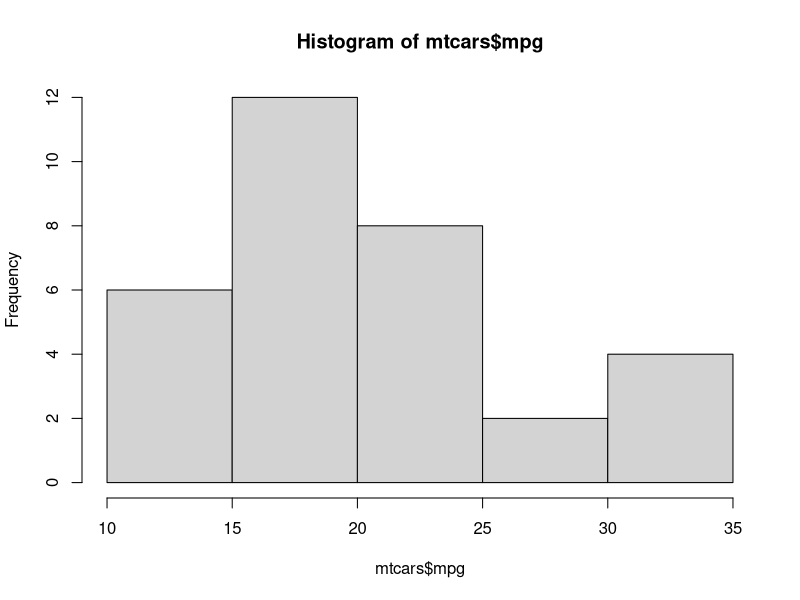
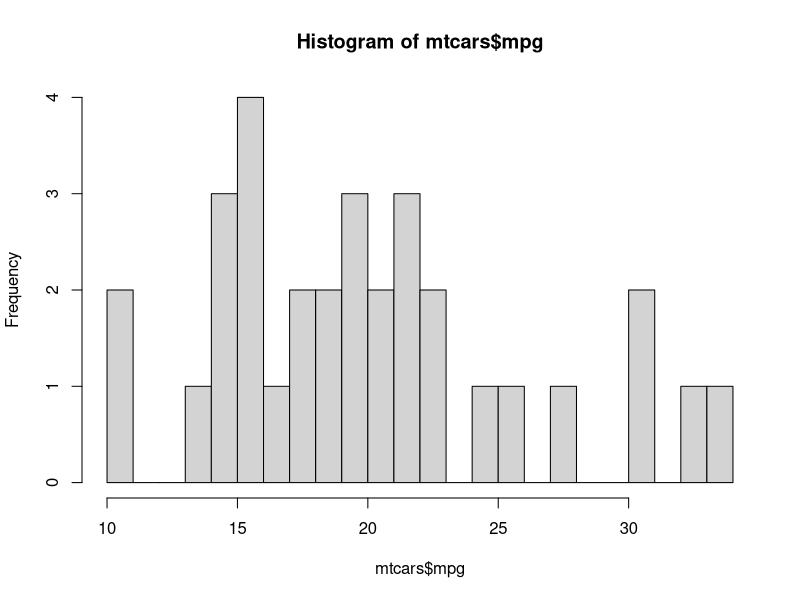
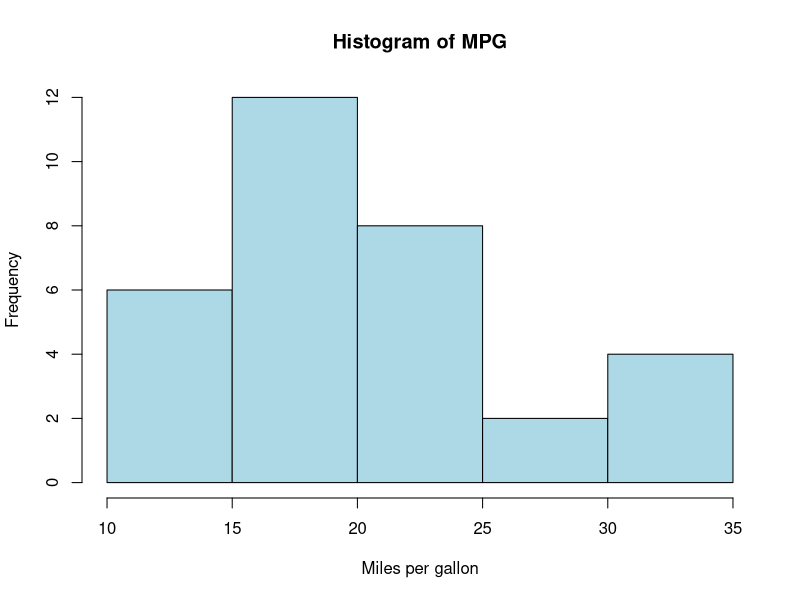
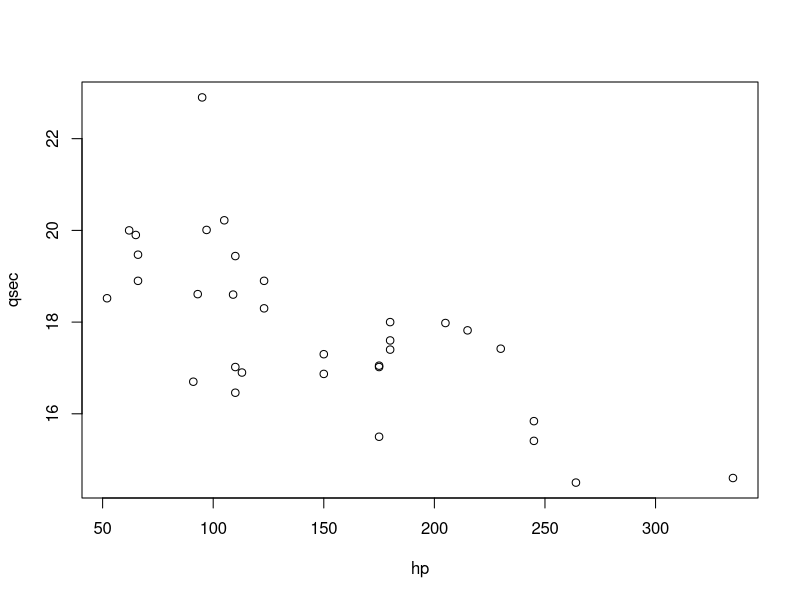
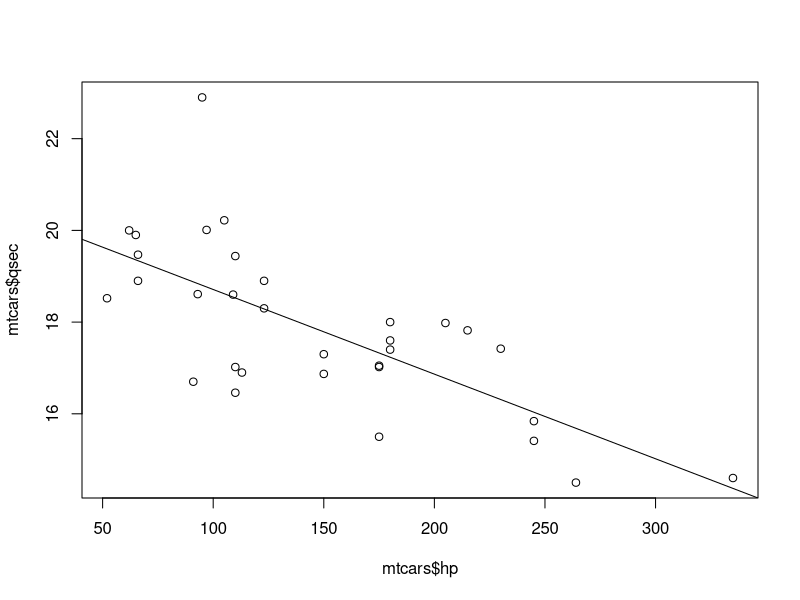
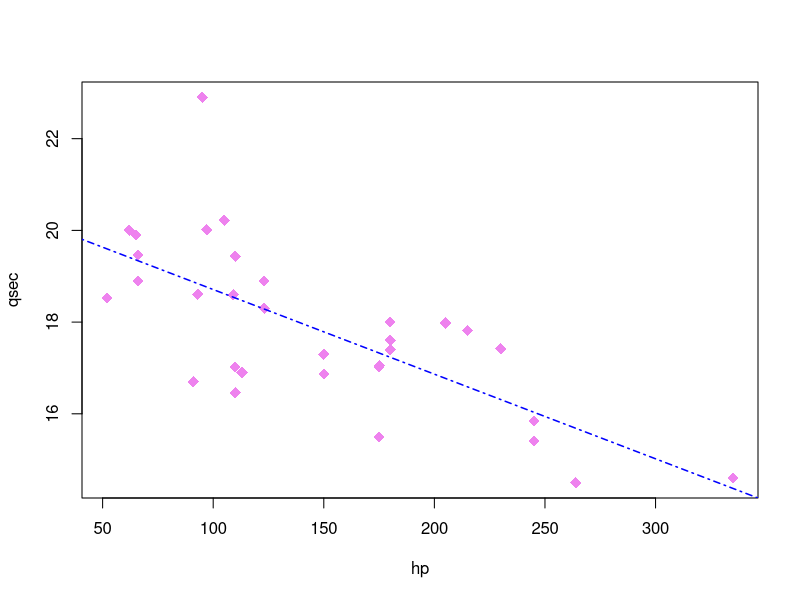
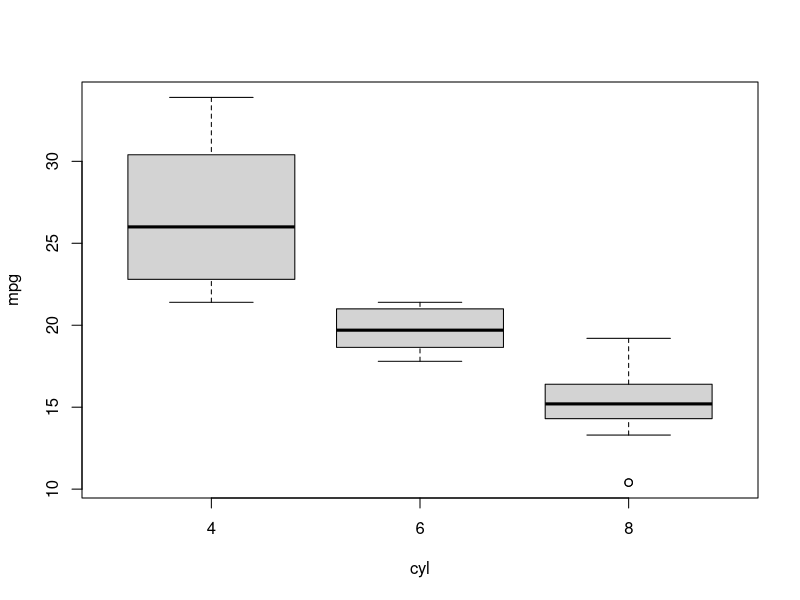

Generate these figures, in order, with R: (Note: this script raises an error after producing the figures.)
## INTRO TO R (II) WORKSHOP
## Center for Research Data and Digital Scholarship
## University of Colorado, Boulder

## N. Chardon (nathalie.chardon@colorado.edu)
## 9 Nov 2017

## Aims: 
## 2. Practice making figures with base package
## 3. Practice making figures with lattice package
## 4. Practice making figures with ggplot2 package
## 5. Save figures in different formats


## Using this script:
## 1. The symbol '#' denotes comments. 
##    If in the same line as a command, these comments describe what the command executes.
## 2. All sections labeled 'PRACTICE' are meant to be completed on your own. 
## 3. The corresponding voiceover to this script is available on OSF: https://osf.io/6jb9t/
## 4. The scripts for this short course series are available on OSF: https://osf.io/nb9v7/


## Disclaimer: This script was written by Nathalie Chardon and reflects her coding style. 
## The University of Colorado, Boulder takes no responsibility for the content.




# # # # # # # # # # # # # # # # # # # # # # # # # # # # # # # # # # # # # # # # # # # # # # # # # # 

# # GETTING STARTED # # 

# # # # # # # # # # # # # # # # # # # # # # # # # # # # # # # # # # # # # # # # # # # # # # # # # # 


# # R REVIEW # # -----------------------------------------------------------------------------------

# Executing commands (i.e. telling R what you want it to do):

# 1. '>' is the prompt (i.e. "Hi I'm R, what do you want me to do now?")

# 2. Type code (i.e. "Hi I'm your new user, this is what I want you to do.") in Console or R Script

# 3. Hit 'enter' in Console or 'run' in Script


# # INSTALL & LOAD PACKAGES # # --------------------------------------------------------------------

# lattice package

install.packages('lattice') #only run this once to store package to hard drive

library(lattice)


# ggplot2 package

install.packages('ggplot2') #only run this once to store package to hard drive

library(ggplot2)


# # DATA # # ---------------------------------------------------------------------------------------

head(mtcars) #look at the first 6 rows of the Motor Trend Car Road Tests data frame

?mtcars #look at documentation for this data




# # # # # # # # # # # # # # # # # # # # # # # # # # # # # # # # # # # # # # # # # # # # # # # # # # 

# # 1. BASE # # 

# # # # # # # # # # # # # # # # # # # # # # # # # # # # # # # # # # # # # # # # # # # # # # # # # # 


# # DISTRIBUTION OF DATA: HISTOGRAMS # # ------------------------------------------------------------

hist(mtcars$mpg) #create histogram

hist(mtcars$mpg, breaks=20) #define splits with 'breaks = '


# Create histograms of horsepower (hp) and 1/4 mile time (qsec) with different splits
#
#


# Plot aesthetics

hist(mtcars$mpg, 
     
     main = 'Histogram of MPG', #title (note the quotation marks)
     
     xlab = 'Miles per gallon', #x axis label
     
     col = 'lightblue') #color fill

# NOTE: These aesthetics commands are the same in other plot types. 
# Each subsequent command MUST follow a comma. 


# Change the plot aesthetics of your horsepower or 1/4 mile time histograms
#
#


# # DATA RELATIONSHIPS: SCATTERPLOTS # # -----------------------------------------------------------

plot(qsec ~ hp, data = mtcars) #dependent variable ~ independent variable, data = your DF

# NOTE: The above is analogous to this:

plot(mtcars$qsec ~ mtcars$hp)


# Adding regression line to plot

lin_mod <- lm(qsec ~ hp, data = mtcars) #linear model for relationship that looks promising

summary(lin_mod) #check model output for significance, r-squared, equation of line (y = mx + b)

abline(lin_mod) #adds regression line to CURRENT plot (usually only sensible if p-value < 0.05)


# Aesthetics: plot point color, symbol, and size

plot(qsec ~ hp, data = mtcars, 
     
     col = 'violet', #changes color, default = 'black'
     
     pch = 18, #changes symbol, default = 1
     
     cex = 1.5) #changes point size, default = 1


# Aesthetics: regression line color, type, and width

abline(lin_mod, #adds regression line to current plot
       
       col = 'blue', #changes color, default = 'black'
       
       lty = 4, #changes line type, default = 1
       
       lwd = 1.5) #changes line width, default = 1


# Create a scatterplot with 2 numeric continuous variables in mtcars that likely have a relationship
#
#


# Add title, x- and y-axis labels, and change the color, symbol, and size of your points
#
#

# Add a regression line to your plot
# HINT: Need to create a new linear model object to reflect your plotted relationship
#
#


# # DATA RELATIONSHIPS: BOXPLOTS # # ---------------------------------------------------------------

# Boxplots: better with discrete or categorical measurements in independent variables

boxplot(mpg ~ cyl, data = mtcars)


# # SETTING DEFAULT GRAPHICAL PARAMTERS # # --------------------------------------------------------

# NOTE: These settings can also be specified within a plotting function to affect only that plot.

# Aesthetics

par(cex = 2, #changes size of plotting text and symbols
    
    cex.axis = 1.3, #changes axis text size
    
    cex.lab = 1.4, #changes label text size
    
    cex.main = 1.5, #changes text title size
    
    col = 'grey', #changes axes color
    
    col.axis = 'grey', #changes axes text colors
    
    col.lab = 'grey', #changes x and y label colors
    
    col.main = 'darkblue', #changes title color
    
    bg = 'black') #changes background color

# NOTE: The default axis and label size in R is too small for publication figures.


# Run your last scatterplot (plot()) and notice how it has changed according to the par settings
#
#


# Return to default graphical parameters

dev.off() #turns off device and clears plots


# Multi-panel plots

par(mfrow = c(2, 2), #rows, columns for your panels
    
    mar = c(4.5, 5, 2, 0.5)) #defines width for lower, left, upper, and right margins

# NOTE: Multi-panel plot with default margin settings will have too much white space. 

# Re-run 4 of your plots above and notice how they'll create a panel
#
#


dev.off() #return plotting parameters to default again




# # PRACTICE 1 # # ---------------------------------------------------------------------------------

# Set the default parameters to create a 2 row panel plot.
# HINT: This plot will have the rows, columns = 2,1.
#
#

# Create a scatterplot and boxplot for two different data relationships
#
#

# Add titles and axes labels, and use the aesthetic commands above to change other plot aspects.
# Go to <http://www.statmethods.net/advgraphs/parameters.html> for list of all par options
#
#

# TIP 1: Modify and use the function mtext() to add labels to your panels

mtext('A', 3, adj = 0, cex = 1.5) #run ?mtext for further arguments to this function

mtext('B', 3, adj = 0, cex = 1.5)


# TIP 2: Plotting multiple boxplots for the same variable

boxplot(mpg ~ cyl, data = mtcars[which(mtcars$am == 0),], #data subsetted by transmission type
        
        main = 'Effect of cylinder number and transmission type on MGP', #title
        
        xlab = 'Number of cylinders', #x-axis label
        
        ylab = 'Miles per gallon', #y-axis label 
        
        ylim = range(mtcars$mpg), #set y-axis limits with range of data for adequate plotting space
        
        boxwex = 0.1) #set box width

boxplot(mpg ~ cyl, data = mtcars[which(mtcars$am == 1),], #data subsetted by transmission type
        
        add = T, #adds to current boxplot
        
        col = 'grey', #specify different color for new gear number
        
        boxwex = .1, #same box width as above
        
        at = c(1.2, 2.2, 3.2), #draw boxes at specified 1:n
        
        axes = F) #don't draw new axes


# TIP 3: Adding legends

legend('topright', #location of legend
       
       legend = c('Automatic Transmission', 'Manual Transmission'), #legend text
       
       pch = c(0, 15), #symbols to match text above
       
       col = c('black', 'grey')) #colors to match symbols and text above

# NOTE: The order of legend text, symbol, and color must match!


# # PLOT ACTIONS # # -------------------------------------------------------------------------------

# Run (i.e. create) one of your plots


# Zoom plot to separate window


# Export plot manually 


# Export plot with commands

setwd('~/Desktop/') #Mac: set working directory to Desktop folder

setwd('c:/Users/.../Desktop/') #Windows: replace ... with your username


pdf('mpgVcyl.pdf') #function AND file extension indicates in what format to save plot in

boxplot(mpg ~ cyl, data = mtcars) #create plot

dev.off() #indicates that you are done plotting


# Other formats: replace 'pdf' line of code above with one of the following...

png('fig1.png') #saves plot as PNG

jpeg('fig1.jpeg') #saves plot as JPEG

postscript('fig1.eps') #saves plot as EPS

# NOTE: PDF and EPS are vectorized, whereas PNG and JPEG are rasterized. 
# Vectorized images: created out of many paths, so quality is higher
# Raster images: created out of pixels, so quality is lower


# Save one of your plots with commands
#
#



# # # # # # # # # # # # # # # # # # # # # # # # # # # # # # # # # # # # # # # # # # # # # # # # # # 

# # PRACTICE 3: LATTICE # # 

# # # # # # # # # # # # # # # # # # # # # # # # # # # # # # # # # # # # # # # # # # # # # # # # # # 


# # ONE VARIABLE PLOTS # # -------------------------------------------------------------------------

densityplot(~ mpg, data = mtcars) #displays density of data points


# # TWO VARIABLE PLOTS # # -------------------------------------------------------------------------

dotplot(rownames(mtcars) ~ mpg, data = mtcars) #dotplot to visualize all observations

# NOTE: Need to give your data rows names for the above to work, but can use any y variable here.


# # THREE+ VARIABLE PLOTS # # ----------------------------------------------------------------------

# All relationships 

splom(mtcars) #scatterplot matrix


# I. Trellis graphs: display relationships between variables conditioned on one or more variables

xyplot(mpg ~ cyl | am, data = mtcars) #plots relationship x ~ y | based on another variable

# Plot effect of transmission type on MPG, split by number of cylinders
#
#


# II. Trellis graphs

xyplot(mpg ~ cyl | am, groups = carb, data = mtcars) #additionally split with groups =

# Plot effect of cylinder on MPG, split by carburetor and with transmission in different colors
#
#


# # PLOT AESTHETICS # # ----------------------------------------------------------------------------

# Modified with update()

trell_plot <- xyplot(mpg ~ cyl | am, groups = carb, data = mtcars) #create plot object


# Run the following and notice how your plot changes

update(trell_plot, 
       
       main = 'Effect of cylinder and carburetors on MPG by transmission type', #add title
       
       ylab = 'Cylinders', xlab = 'Miles per Gallon',
       
       auto.key = T) #add legend


update(trell_plot, 
       
       auto.key = list(space = 'right')) #add legend right of plot


update(trell_plot, 
       
       auto.key = list(title = 'Carburetors', #add legend title
                       
                       cex = 0.5)) #change legend size


# Choose any one of your lattice plots and:
# 1. Add a title, x and y axes labels, and a legend;
# 2. Then save it as a PDF or JPEG
#
#
#



# # # # # # # # # # # # # # # # # # # # # # # # # # # # # # # # # # # # # # # # # # # # # # # # # # 

# # GGPLOT2 # # 

# # # # # # # # # # # # # # # # # # # # # # # # # # # # # # # # # # # # # # # # # # # # # # # # # # 


# # Grammar of Graphics: build graphs from a few necessary components # # --------------------------

# 1. data set (data)

# 2. aesthetics that represent data (aes)

# 3. visual marks to represent data points (geoms)

# (4. coordinate system)

# NOTE: ggplot() does not have defaults, so everything must be specified somewhere.


# 1. Create a plot with DATA and 2. AES

ggplot(data = mtcars, aes(x = hp, y = mpg)) #creates plotting space with variables

# What do you notice about this plot?
#
#


# 3. Add GEOM layer

ggplot(data = mtcars, aes(x = hp, y = mpg)) + #plus symbol at end of line for new layer below
  
  geom_point() #plot data as points (see ggplot2 Cheat Sheet at bottom of script for others)


# Create a ggplot to illustrate one of your relationships of interest 
#
#


# # PLOT AESTHETICS: DATA POINTS # # ---------------------------------------------------------------

# For efficiency, create an object that is your foundational plotting space

myplot <- ggplot(data = mtcars, aes(x = hp, y = mpg))


# Color of data points

myplot +
  
  geom_point(color = 'blue', #adds color to points
             
             size = 4) #increases size of points

# NOTE: If we had created our plot object with geom_point, geom_point could not be modified.


# Conditioning on a third variable

myplot +
  
  geom_point( aes(color = cyl) ) #color by another variable with aes()


# Enlarge the points of myplot and condition the data points on cylinder by color to make myplot2
# HINT: all arguments go inside geom_point()
#
#




# # PLOT AESTHETICS: LABELS # # --------------------------------------------------------------------

myplot2 +
  
  ggtitle('Effect of horsepower on MPG by cylinder') +
  
  xlab('Horsepower') + 
  
  ylab('Miles per Gallon')


# OR indicate all labels at once: 

myplot2 +
  
  labs(title = 'Effect of horsepower on MPG by cylinder', #title
       
       x = 'Horsepower', y = 'Miles per Gallon') #x and y axes labels


# Create an object myplot3 with the above plot
#
#


# # PLOT AESTHETICS: LEGEND # # --------------------------------------------------------------------

# Remove legend

myplot3 +
  
  theme(legend.position = 'none') #no legends


# Edit legend

myplot3 +
  
  theme(legend.position = 'left') + #can be 'bottom', 'top', 'left' or 'right'
  
  labs(color = 'Cylinder') #change legend title


# # PRACTICE 2 # # ---------------------------------------------------------------------------------

# Transparency to avoid overplotting

myplot + #return to myplot, which does not yet have geom_point
  
  geom_point(alpha = 0.5) #adds transparency to points


# Conditioning on a third variable

myplot +
  
  geom_point( aes(size = cyl) ) #size of points by another variable


# Change legend colors to discrete: need to change variable to factor (numeric gives gradient)

ggplot(data = mtcars, aes(x = hp, y = mpg, 
                          
                          group = factor(cyl), #change variable to factor
                          
                          colour = factor(cyl))) + #specify color with grouping variable used above
  
  geom_point() #no need to specify anything here


# # PLOT THEMES # # --------------------------------------------------------------------------------

# Default themes

myplot3 +
  
  theme_classic()

myplot3 +
  
  theme_bw()


# Customize your own theme

mytheme <- theme(axis.text.x = element_text(colour = 'black', size = 25), #x axis text size
                 
                 axis.text.y = element_text(colour = 'black', size = 25), #y axis text size
                 
                 axis.title.x = element_text(size = 28), #x axis label size
                 
                 axis.title.y = element_text(size = 28), #x axis label size
                 
                 plot.title = element_text(size = 30, #title size
                                           
                                           hjust = 0.5)) #align title to center

myplot3 + mytheme #plot now has specified theme


# Create an object myplot4 with myplot3 and this new theme
#
#


# # PRACTICE 4 # # ---------------------------------------------------------------------------------

# Set a plot theme for all plots

theme_set(theme_classic()) #sets theme for future plots

myplot3 #this now plots with set theme

# NOTE: Once theme is set, there is no neat way to return to ggplot default graphical parameters


# # SAVE PLOT # # ----------------------------------------------------------------------------------

ggsave(myplot4, #plot to be saved
       
       file = 'hpVmpg.pdf') #can save in many other image formats (e.g. .eps, .jpeg, .png)

# Save one of your plots to the Desktop
#
#


#NOTE: Need to set your working directory again if changed or re-started R

setwd('~/Desktop/') #Mac: set working directory to Desktop

setwd('c:/Users/.../Desktop/') #Windows: replace ... with your username




# # # # # # # # # # # # # # # # # # # # # # # # # # # # # # # # # # # # # # # # # # # # # # # # # # 

# # RESOURCES # # 

# # # # # # # # # # # # # # # # # # # # # # # # # # # # # # # # # # # # # # # # # # # # # # # # # # 


# # CU BOULDER # #

# Center for Research Data and Digital Scholarship

# Hacky Hours: Wednesdays 4-6PM (Norlin E206)

# Events: < http://www.colorado.edu/crdds/events >

# Listserv: < https://lists.colorado.edu/sympa/subscribe/crdds-news >

# Workshop voiceovers and scripts: < https://osf.io/6jb9t/ >

# Laboratory for Interdisciplinary Statistical Analysis
# <http://www.colorado.edu/lab/lisa/resources>


# # ONLINE SUPPORT # # 

# Parts of this workshop reference Quick-R, Statmethod, and Data Carpentry: 
# <http://www.statmethods.net/graphs/index.html> 
# <http://www.statmethods.net/advgraphs/trellis.html>
# <http://www.datacarpentry.org/R-ecology-lesson/04-visualization-ggplot2.html>

# Graphical Parameters cheatsheet
# <http://www.statmethods.net/advgraphs/parameters.html>

# Data Visualization with ggplot2 Cheat Sheet:
# <https://www.rstudio.com/wp-content/uploads/2015/03/ggplot2-cheatsheet.pdf>

# Other Cheat Sheets:
# <https://www.rstudio.com/resources/cheatsheets/>

# Data Carpentry
# <http://www.datacarpentry.org/R-ecology-lesson/04-visualization-ggplot2.html>

# R manuals by CRAN
# <https://cran.r-project.org/manuals.html>

# Basic Reference Card
# <https://cran.r-project.org/doc/contrib/Short-refcard.pdf>

# R for Beginners (Emmanuel Paradis)
# <https://cran.r-project.org/doc/contrib/Paradis-rdebuts_en.pdf>

# The R Guide (W. J. Owen)
# <https://cran.r-project.org/doc/contrib/Owen-TheRGuide.pdf>

# An Introduction to R (Longhow Lam)
# <https://cran.r-project.org/doc/contrib/Lam-IntroductionToR_LHL.pdf>

# Cookbook for R
# <http://www.cookbook-r.com/>

# Advanced R (Hadley Wickham)
# <http://adv-r.had.co.nz/>

# rseek: search most online R documentation and discussion forums
# <http://rseek.org/>

# The R Inferno: useful for trouble shooting errors
# <http://www.burns-stat.com/documents/books/the-r-inferno/>

# Google: endless blogs, posted Q & A, tutorials, references guides where you're often
# directed to sites such as Stackoverflow, Crossvalidated, and the R-help mailing list.


# # ONLINE TUTORIALS # #

# YouTube R channel
# <https://www.youtube.com/user/TheLearnR>

# R Programming in Coursera
# <https://www.coursera.org/learn/r-programming>

# Various R videos
# <http://jeromyanglim.blogspot.co.uk/2010/05/videos-on-data-analysis-with-r.html>



# # # # # # # # # # # # # # # # # # # # # # # # # # # # # # # # # # # # # # # # # # # # # # # # # #
